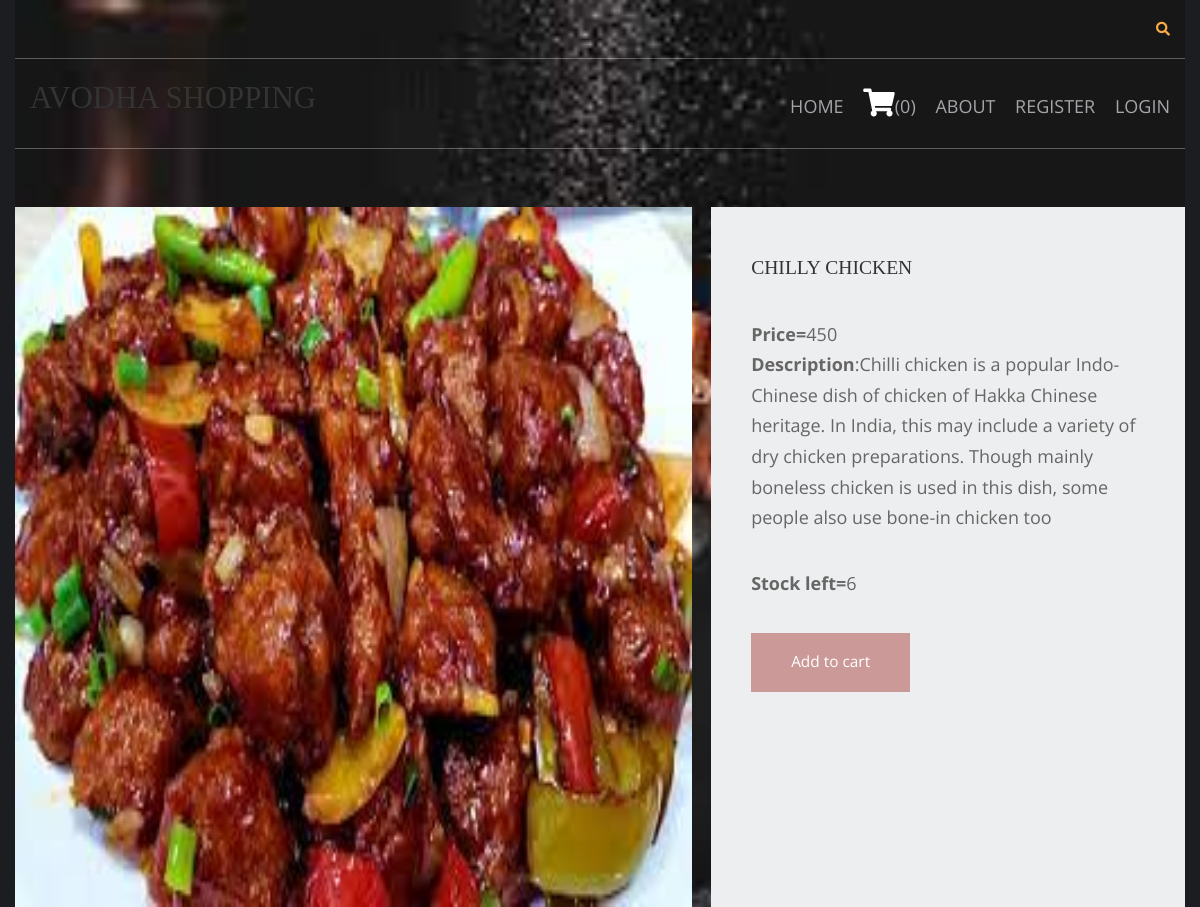
The page /meat-items/chilly-chicken on the database its author committed.
### shop/models.py (models this page shows, shortened)
class products(models.Model):
    name = models.CharField ( max_length = 250 , unique = True )
    slug = models.CharField ( max_length = 250 , unique = True )
    img = models.ImageField ( upload_to = 'product' )
    desc = models.TextField ()
    stock = models.IntegerField ()
    availability = models.BooleanField ()
    price = models.IntegerField ()
    category = models.ForeignKey(categ,on_delete=models.CASCADE)

### shop/views.py (the view)
# urls.py: path('<slug:c_slug>/<slug:product_slug>',views.prodDetails,name='details'),
def prodDetails(request,c_slug,product_slug):
    try:
        prod=products.objects.get(category__slug=c_slug,slug=product_slug)
    except Exception as e :
        raise e
    return render(request,'item.html',{'pr':prod})

### cart/context_processor.py (called while the page is built)
def count(request):
    item_count=0;
    if 'admin' in request.path:
        return {}
    else:
        try:
            ct=cartlist.objects.filter(cart_id=c_id(request))
            cti=items.objects.all().filter(cart=ct[:1])
            for c in cti:
                item_count+=c.quan
        except cartlist.DoesnotExist:
            item_count=0
        return dict(itc=item_count)

### cart/views.py (called while the page is built)
def c_id(request):
    ct_id=request.session.session_key
    if not ct_id:
        ct_id=request.session.create()
    return ct_id

### templates/item.html (shortened to what this page needs)
{% extends 'base.html' %}
{% load static %}
{% block content %}
<head>
    <link href="{% static 'pr/fontawesome/css/all.min.css' %}" rel="stylesheet" />
    <link href="{% static 'pr/css/templatemo-comparto.css' %}" rel="stylesheet" />
</head>
<body>
  <br><br>
        <section class="tm-mb-1" id="about">
            <div class="tm-row tm-about-row">
                <div class="tm-section-1-l">
                    <img src="{{pr.img.url}}" style="height:700;width:700;" alt="About image" class="tm-img-responsive">
                </div>
                <article class="tm-section-1-r tm-bg-color-8">
                    <h4 class="tm-mb-2 tm-title-color">{{pr.name}}</h4>
                    <p><b>Price=</b>{{pr.price}}<br><b>Description</b>:{{pr.desc}}<br></p>
                    <p><b>Stock left=</b>{{pr.stock}}<br></p>
                {% if pr.stock <= 0 %}
                    <h1 style="color:red">Sorry,Out of stock</h1>
                {% else %}
                    <a href="{% url 'addcart' pr.id %}" class="tm-btn tm-btn-1 tm-link-to-services">Add to cart</a>
                {% endif %}
                </article>
            </div>
        </section>
</body>
</html>
{% endblock %}

### static/hm/layout/styles/layout.css (style rules this page uses)
*, *::before, *::after { transition:all .3s ease-in-out; }
body { color:#A5A6AA; background-color:#1C1D21; }
a { color:#FBAB45; }

### static/pr/css/templatemo-comparto.css (style rules this page uses)
*, *::before, *::after { box-sizing: border-box; outline: none; }
ul, h1, h2, h3, h4, p, figure { padding: 0; margin: 0; }
body { font-family: 'Open Sans', Arial, sans-serif; font-size: 18px; overflow-x: hidden; padding-left: 15px; padding-right: 15px; margin: 0; }
a { transition: all 0.3s ease; text-decoration: none; }
p { color: #666; line-height: 1.7; margin-bottom: 35px; }
h1, h2, h3, h4, h5, h6 { color: #333; }
.tm-mb-1 { margin-bottom: 20px; }
.tm-mb-2 { margin-bottom: 40px; }
.tm-bg-color-8 { background-color: #EDEEEF; }
.tm-img-responsive { max-width: 100%; height: auto; }
.tm-section-1-l { width: 57.85%; margin-right: 1.65%; }
.tm-section-1-r { padding: 50px 40px; width: 40.5%; }
.tm-row { display: flex; }
.tm-btn { display: inline-block; padding: 15px 40px; font-size: 1.1rem; border: none; background-color: #CC9999; color: white; }
a { color: #666; }

### static/hm/layout/styles/framework.css (style rules this page uses)
html { overflow-y:scroll; overflow-x:hidden; }
html, body { margin:0; padding:0; font-size:14px; line-height:1.6em; }
*, *::before, *::after { box-sizing:border-box; }
a { outline:none; text-decoration:none; }
img { width:auto; max-width:100%; height:auto; margin:0; padding:0; border:none; line-height:normal; vertical-align:middle; }
body, input, textarea, select { font-family:Verdana, Geneva, sans-serif; }
h1, h2, h3, h4, h5, h6, .heading { font-family:Georgia, "Times New Roman", Times, serif; }
::placeholder { opacity:1; }
h1, h2, h3, h4, h5, h6, .heading { margin:0 0 20px 0; font-size:1.4rem; line-height:normal; font-weight:normal; text-transform:uppercase; }
address, article, aside, figcaption, figure, footer, header, main, nav, section { display:block; margin:0; padding:0; }

### rows shown on the page
products: img (picture), name "CHILLY CHICKEN", price "450", desc "Chilli chicken is a popular Indo-Chinese dish of chicken of Hakka Chinese heritage. In India, this may include a variety of dry chicken preparations. Though mainly boneless chicken is used in this dish, some people also use bone-in chicken too", stock "6"

### other values the page prints
{{ itc }} "0"
